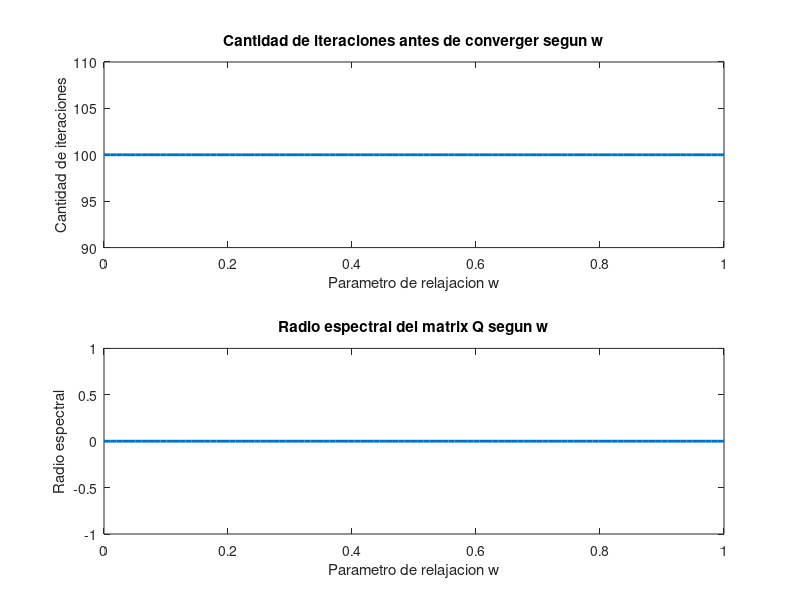

Write MATLAB code to recreate this figure.
A = [-3, 4, 0; 1, -2, 3; -1, 9, 3]
b = [-3; 4; 2]

eps = 1e-6

w_values = linspace(0.0, 1.0, 100);
iterations = zeros(1, length(w_values));
spectral_radii = zeros(1, length(w_values));

for j = 1:length(w_values)

    w = w_values(j);
    try
      result = jacobi_relajado(A, b, [0;0;0], 1e-6, 10000, w);
      iterations(j) = result(1);
    catch
      iterations(j) = 100;
    end_try_catch

endfor

% Plotting iterations
figure;
subplot(2, 1, 1);
plot(w_values, iterations, 'LineWidth', 2);
xlabel("Parametro de relajacion w");
ylabel("Cantidad de iteraciones");
title("Cantidad de iteraciones antes de converger segun w");

% Plotting spectral radius
subplot(2, 1, 2);
plot(w_values, spectral_radii, 'LineWidth', 2);
xlabel("Parametro de relajacion w");
ylabel("Radio espectral");
title("Radio espectral del matrix Q segun w");

